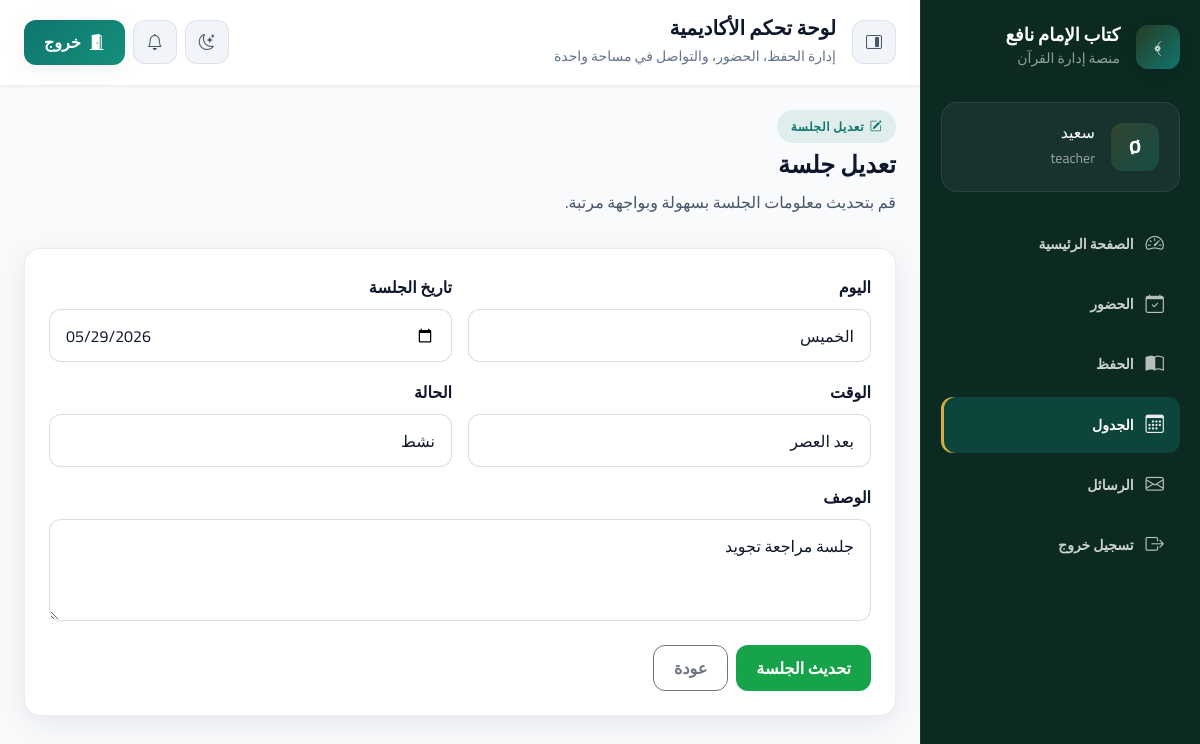
/schedule/edit/2 (signed in), run on the app's committed database.
### tables this page shows
CREATE TABLE schedules (
    id INT AUTO_INCREMENT PRIMARY KEY,
    day_name VARCHAR(50) NOT NULL,
    session_date DATE NOT NULL,
    session_time VARCHAR(20) NOT NULL,
    description VARCHAR(255) NULL,
    status ENUM('active','canceled') DEFAULT 'active',
    created_at TIMESTAMP DEFAULT CURRENT_TIMESTAMP
);

### app/Core/Controller.php (called while the page is built, shortened)
<?php
class Controller
{
    public function view(string $view, array $data = [])
    {
        extract($data);
        require_once __DIR__ . '/../Views/' . $view . '.php';
    }
}

### app/Controllers/ScheduleController.php (called while the page is built, shortened)
<?php
class ScheduleController extends Controller
{
    public function edit($id)
    {
        $user = Session::get('user');
        $schedule = new Schedule();
        $session = $schedule->findById((int) $id);
        $this->view('dashboard/schedule_edit', [
            'user' => $user,
            'session' => $session,
        ]);
    }
}

### app/Core/App.php (called while the page is built, shortened)
<?php
class App
{
    protected $method = 'index';
    public function __construct()
    {
        $url = $this->parseUrl();
        if (isset($url[0]) && file_exists(__DIR__ . '/../Controllers/' . ucfirst($url[0]) . 'Controller.php')) {
            unset($url[0]);
        }
        $this->controller = new $controllerClass();
        if (isset($url[1]) && method_exists($this->controller, $url[1])) {
            $this->method = $url[1];
            unset($url[1]);
        }
        $this->params = $url ? array_values($url) : [];
        call_user_func_array([$this->controller, $this->method], $this->params);
    }
    private function parseUrl()
    {
        if (isset($_GET['url'])) {
            $url = filter_var(rtrim($_GET['url'], '/'), FILTER_SANITIZE_URL);
        } else {
            $requestUri = $_SERVER['REQUEST_URI'] ?? '';
            $path = parse_url($requestUri, PHP_URL_PATH);
            $url = trim($path, '/');
        }
        return explode('/', $url);
    }
}

### public/index.php (called while the page is built, shortened)
<?php
require_once __DIR__ . '/../config/config.php';
require_once __DIR__ . '/../app/Core/App.php';
$app = new App();

### config/config.php (called while the page is built, shortened)
<?php
spl_autoload_register(function ($class) {
    $prefix = 'App\\';
    $base_dir = __DIR__ . '/../app/';
    $len = strlen($prefix);
    $relative_class = substr($class, $len);
    $file = $base_dir . str_replace('\\', '/', $relative_class) . '.php';
});
require_once __DIR__ . '/app.php';
require_once __DIR__ . '/database.php';

### config/database.php (called while the page is built, shortened)
<?php
class Database
{
    private static ?PDO $connection = null;
    public static function connect(): PDO
    {
        if (self::$connection === null) {
            try {
                $dsn = sprintf(
                    'mysql:host=%s;port=%s;dbname=%s;charset=utf8mb4',
                    DB_HOST,
                    DB_PORT,
                    DB_NAME
                );
                self::$connection = new PDO($dsn, DB_USER, DB_PASS, [
                    PDO::ATTR_ERRMODE => PDO::ERRMODE_EXCEPTION,
                    PDO::ATTR_DEFAULT_FETCH_MODE => PDO::FETCH_ASSOC,
                ]);
            } catch (PDOException $e) {
                die('Database connection failed: ' . $e->getMessage());
            }
        }
        return self::$connection;
    }
}

### app/Models/Schedule.php (called while the page is built, shortened)
<?php
class Schedule
{
    private PDO $db;
    public function __construct()
    {
        $this->db = Database::connect();
    }
    public function findById(int $id): ?array
    {
        $stmt = $this->db->prepare('SELECT * FROM schedules WHERE id = :id LIMIT 1');
        $stmt->execute(['id' => $id]);
        return $stmt->fetch() ?: null;
    }
}

### app/Views/dashboard/schedule_edit.php (the view, shortened to what this page needs)
<section class="dashboard-page">
    <div class="page-header">
        <div>
            <span class="page-badge"><i class="bi bi-pencil-square"></i> تعديل الجلسة</span>
            <h1 class="page-title">تعديل جلسة</h1>
            <p class="page-description">قم بتحديث معلومات الجلسة بسهولة وبواجهة مرتبة.</p>
        </div>
    </div>
    <div class="dashboard-card p-4">
        <form method="post" action="<?= BASE_URL ?>schedule/update/<?= htmlspecialchars($session['id']) ?>">
            <div class="row g-3">
                <div class="col-md-6">
                    <label class="form-label">اليوم</label>
                    <input type="text" name="day_name" class="form-control" value="<?= htmlspecialchars($session['day_name']) ?>" required />
                </div>
                <div class="col-md-6">
                    <label class="form-label">تاريخ الجلسة</label>
                    <input type="date" name="session_date" class="form-control" value="<?= htmlspecialchars($session['session_date']) ?>" required />
                </div>
                <div class="col-md-6">
                    <label class="form-label">الوقت</label>
                    <input type="text" name="session_time" class="form-control" value="<?= htmlspecialchars($session['session_time']) ?>" required />
                </div>
                <div class="col-md-6">
                    <label class="form-label">الحالة</label>
                    <select name="status" class="form-select" required>
                        <option value="active" <?= $session['status'] === 'active' ? 'selected' : '' ?>>نشط</option>
                    </select>
                </div>
                <div class="col-12">
                    <label class="form-label">الوصف</label>
                    <textarea name="description" class="form-control" rows="3"><?= htmlspecialchars($session['description']) ?></textarea>
                </div>
            </div>
            <div class="mt-4 d-flex flex-wrap gap-2">
                <button class="btn btn-success">تحديث الجلسة</button>
                <a href="<?= BASE_URL ?>schedule" class="btn btn-outline-secondary">عودة</a>
            </div>
        </form>
    </div>
</section>
<?php require_once __DIR__ . '/../layouts/dashboard.php'; ?>

### public/assets/css/styles.css (style rules this page uses)
*, *::before, *::after { box-sizing: border-box; }
html { direction: rtl; scroll-behavior: smooth; }
body { margin: 0; min-height: 100vh; font-family: var(--font-base); font-size: var(--text-base); color: var(--text); background: var(--bg-gradient); background-color: var(--bg-page); line-height: 1.75; -webkit-font-smoothing: antialiased; }
button, input, textarea, select { font: inherit; }
a { color: inherit; text-decoration: none; }
h1, h2, h3, h4, h5, h6 { font-family: var(--font-heading); color: var(--text); margin: 0; font-weight: 700; }
.btn { border-radius: var(--radius-md); font-weight: 600; padding: 0.65rem 1.25rem; transition: transform var(--duration-fast) var(--ease), background var(--duration) var(--ease), box-shadow var(--duration) var(--ease), border-color var(--duration) var(--ease); }
.btn-success { background: var(--color-success); border: none; }
.form-control, .form-select, textarea.form-control { min-height: 3rem; border-radius: var(--radius-md); border: 1px solid var(--color-border-strong); background: var(--bg-panel); color: var(--text); padding: 0.85rem 1rem; transition: border-color var(--duration) var(--ease), box-shadow var(--duration) var(--ease); }
.form-label { font-weight: 600; color: var(--text); margin-bottom: var(--space-2); }
.badge, .page-badge, .label-pill { display: inline-flex; align-items: center; gap: 0.35rem; padding: 0.4rem 0.85rem; border-radius: var(--radius-pill); font-size: var(--text-xs); font-weight: 700; letter-spacing: 0.05em; }
.page-badge { background: var(--color-primary-soft); color: var(--color-primary); }
.dashboard-card, .auth-card, .glass-card, .feature-card, .surface-card, .stat-card { border-radius: var(--radius-lg); border: 1px solid var(--color-border); background: var(--bg-panel); box-shadow: var(--shadow-card); transition: transform var(--duration-slow) var(--ease), box-shadow var(--duration-slow) var(--ease); }
.page-header { margin-bottom: var(--space-8); }
.page-title { font-size: var(--text-2xl); font-weight: 800; margin: var(--space-2) 0; }
.page-description { max-width: 42rem; color: var(--text-soft); }
.dashboard-shell { background: var(--bg-page); }

### data on the page
schedules: day_name "الخميس", session_date "05/29/2026", session_time "بعد العصر", status "نشط", description "جلسة مراجعة تجويد"

### other printed values
substr(htmlspecialchars($user['first_name'] ?? 'م'), 0, 1) "Ø"
$user['first_name'] "سعيد"
$user['role_name'] "teacher"
